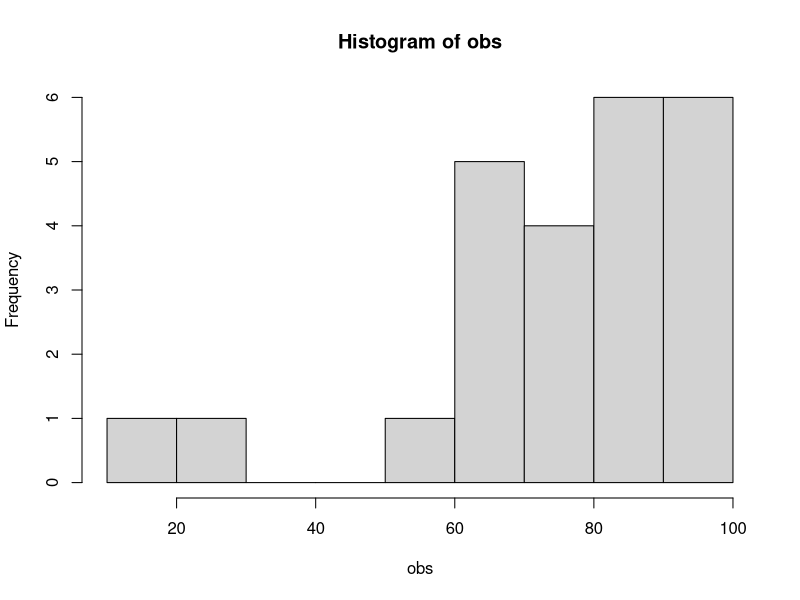
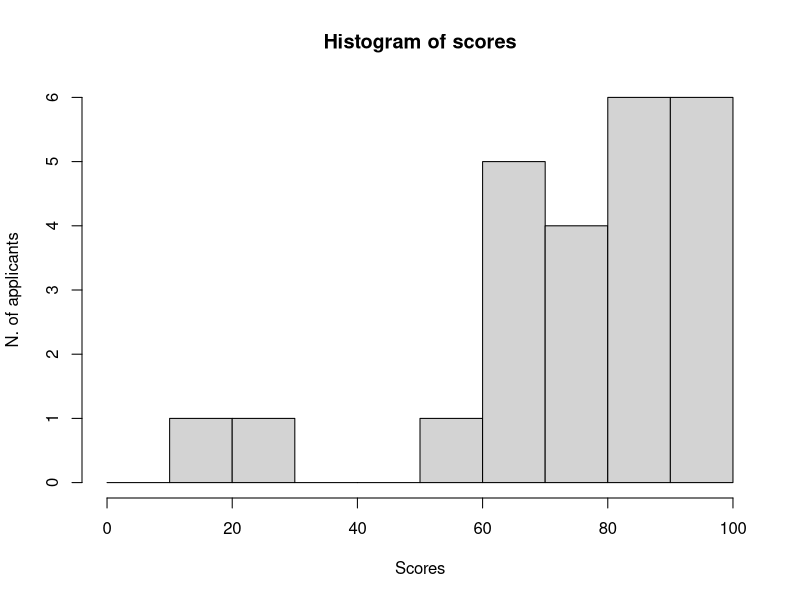

Generate these figures, in order, with R:
# The table shows raw scores on a state civil service exam taken by 24 applicants for positions in
# law enforcement. Construct a frequency distribution and histogram, using nice (round) bin limits.

obs <- c(83, 93, 74, 98, 85, 82, 79, 78, 82, 68, 67, 82, 78, 83, 70, 99, 18, 96, 93, 62, 64, 93, 27, 58)

table(obs)
prop.table(obs)
prop.table(table(obs))

data.frame(table(obs))
data.frame(prop.table(table(obs)))

hist(obs)           
hist(obs, main = "Histogram of scores", xlab = "Scores", ylab = "N. of applicants", breaks = seq(0, 100, 10))
